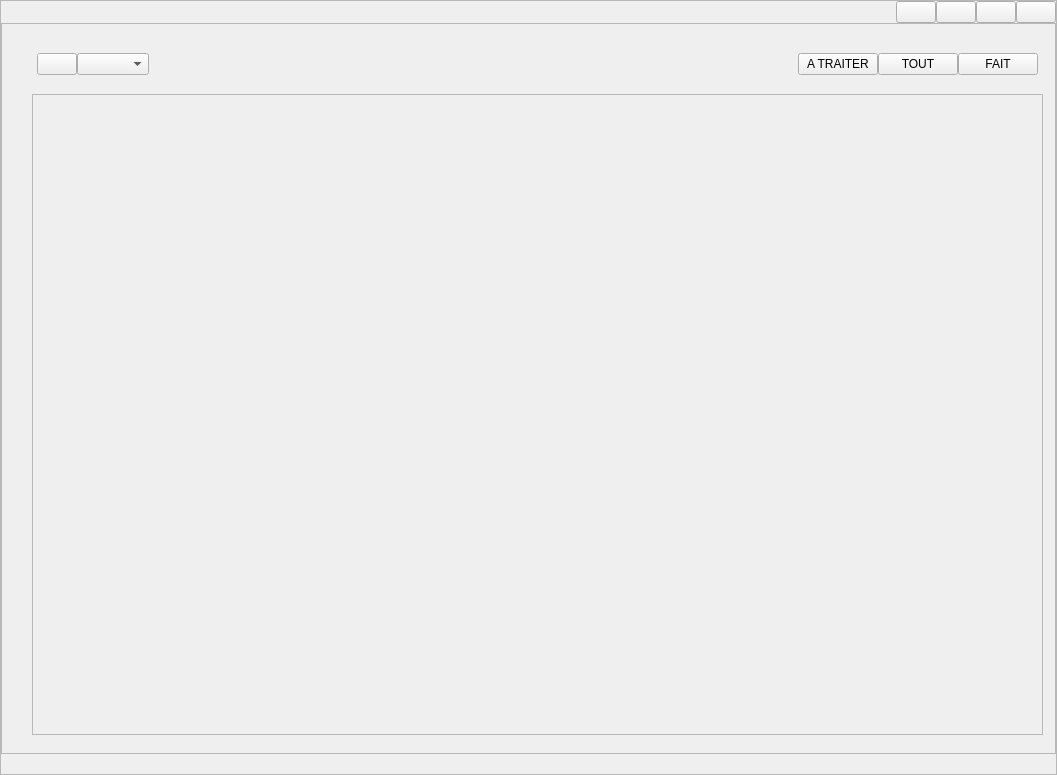
<?xml version="1.0" encoding="UTF-8"?>
<ui version="4.0">
 <class>main</class>
 <widget class="QWidget" name="main">
  <property name="geometry">
   <rect>
    <x>0</x>
    <y>0</y>
    <width>1057</width>
    <height>775</height>
   </rect>
  </property>
  <layout class="QVBoxLayout" name="vlay_main">
   <property name="spacing">
    <number>0</number>
   </property>
   <property name="leftMargin">
    <number>0</number>
   </property>
   <property name="topMargin">
    <number>0</number>
   </property>
   <property name="rightMargin">
    <number>0</number>
   </property>
   <property name="bottomMargin">
    <number>0</number>
   </property>
   <item>
    <widget class="QFrame" name="fr_main">
     <property name="frameShape">
      <enum>QFrame::StyledPanel</enum>
     </property>
     <property name="frameShadow">
      <enum>QFrame::Raised</enum>
     </property>
     <layout class="QVBoxLayout" name="vlay_fr_main">
      <property name="spacing">
       <number>0</number>
      </property>
      <property name="leftMargin">
       <number>0</number>
      </property>
      <property name="topMargin">
       <number>0</number>
      </property>
      <property name="rightMargin">
       <number>0</number>
      </property>
      <property name="bottomMargin">
       <number>0</number>
      </property>
      <item>
       <widget class="QFrame" name="fr_menu_top">
        <layout class="QHBoxLayout" name="hlay_menu_top">
         <property name="spacing">
          <number>0</number>
         </property>
         <property name="leftMargin">
          <number>0</number>
         </property>
         <property name="topMargin">
          <number>0</number>
         </property>
         <property name="rightMargin">
          <number>0</number>
         </property>
         <property name="bottomMargin">
          <number>0</number>
         </property>
         <item>
          <widget class="QLabel" name="lb_mt_ico"/>
         </item>
         <item>
          <widget class="QWidget" name="wg_mt_blank" native="true"/>
         </item>
         <item>
          <spacer name="horizontalSpacer_2">
           <property name="orientation">
            <enum>Qt::Horizontal</enum>
           </property>
           <property name="sizeHint" stdset="0">
            <size>
             <width>40</width>
             <height>20</height>
            </size>
           </property>
          </spacer>
         </item>
         <item>
          <widget class="QLabel" name="lb_mt_nom"/>
         </item>
         <item>
          <spacer name="horizontalSpacer_1">
           <property name="orientation">
            <enum>Qt::Horizontal</enum>
           </property>
           <property name="sizeHint" stdset="0">
            <size>
             <width>40</width>
             <height>20</height>
            </size>
           </property>
          </spacer>
         </item>
         <item>
          <widget class="QPushButton" name="pb_mt_option"/>
         </item>
         <item>
          <widget class="QPushButton" name="pb_mt_reduire"/>
         </item>
         <item>
          <widget class="QPushButton" name="pb_mt_agrandir"/>
         </item>
         <item>
          <widget class="QPushButton" name="pb_mt_quitter"/>
         </item>
        </layout>
       </widget>
      </item>
      <item>
       <widget class="QFrame" name="fr_body">
        <property name="frameShape">
         <enum>QFrame::StyledPanel</enum>
        </property>
        <property name="frameShadow">
         <enum>QFrame::Raised</enum>
        </property>
        <layout class="QVBoxLayout" name="hlay_body">
         <property name="spacing">
          <number>0</number>
         </property>
         <property name="leftMargin">
          <number>0</number>
         </property>
         <property name="topMargin">
          <number>0</number>
         </property>
         <property name="rightMargin">
          <number>0</number>
         </property>
         <property name="bottomMargin">
          <number>0</number>
         </property>
         <item>
          <widget class="QStackedWidget" name="stk_main">
           <property name="currentIndex">
            <number>1</number>
           </property>
           <widget class="QWidget" name="pg_menu">
            <layout class="QGridLayout" name="gridLayout">
             <property name="leftMargin">
              <number>10</number>
             </property>
             <property name="topMargin">
              <number>10</number>
             </property>
             <property name="rightMargin">
              <number>10</number>
             </property>
             <property name="bottomMargin">
              <number>10</number>
             </property>
             <property name="spacing">
              <number>0</number>
             </property>
             <item row="1" column="2">
              <spacer name="horizontalSpacer_3">
               <property name="orientation">
                <enum>Qt::Horizontal</enum>
               </property>
               <property name="sizeHint" stdset="0">
                <size>
                 <width>40</width>
                 <height>20</height>
                </size>
               </property>
              </spacer>
             </item>
             <item row="1" column="0">
              <spacer name="horizontalSpacer">
               <property name="orientation">
                <enum>Qt::Horizontal</enum>
               </property>
               <property name="sizeHint" stdset="0">
                <size>
                 <width>40</width>
                 <height>20</height>
                </size>
               </property>
              </spacer>
             </item>
             <item row="3" column="1">
              <spacer name="verticalSpacer_2">
               <property name="orientation">
                <enum>Qt::Vertical</enum>
               </property>
               <property name="sizeHint" stdset="0">
                <size>
                 <width>20</width>
                 <height>40</height>
                </size>
               </property>
              </spacer>
             </item>
             <item row="1" column="1">
              <widget class="QPushButton" name="pb_menu_exportdlg">
               <property name="text">
                <string>EXPORTS
DLG</string>
               </property>
              </widget>
             </item>
             <item row="0" column="1">
              <spacer name="verticalSpacer">
               <property name="orientation">
                <enum>Qt::Vertical</enum>
               </property>
               <property name="sizeHint" stdset="0">
                <size>
                 <width>20</width>
                 <height>40</height>
                </size>
               </property>
              </spacer>
             </item>
             <item row="2" column="1">
              <layout class="QHBoxLayout" name="horizontalLayout_3">
               <property name="spacing">
                <number>0</number>
               </property>
               <item>
                <widget class="QPushButton" name="pb_menu_rip24">
                 <property name="text">
                  <string>RIP24</string>
                 </property>
                </widget>
               </item>
               <item>
                <widget class="QPushButton" name="pb_menu_rip40">
                 <property name="text">
                  <string>RIP40</string>
                 </property>
                </widget>
               </item>
               <item>
                <widget class="QPushButton" name="pb_menu_rip47">
                 <property name="text">
                  <string>RIP47</string>
                 </property>
                </widget>
               </item>
              </layout>
             </item>
            </layout>
           </widget>
           <widget class="QWidget" name="pg_dlg">
            <widget class="QFrame" name="fr_dlg_body">
             <property name="geometry">
              <rect>
               <x>30</x>
               <y>70</y>
               <width>1011</width>
               <height>641</height>
              </rect>
             </property>
             <property name="frameShape">
              <enum>QFrame::StyledPanel</enum>
             </property>
             <property name="frameShadow">
              <enum>QFrame::Raised</enum>
             </property>
            </widget>
            <widget class="QFrame" name="fr_dlg_top">
             <property name="geometry">
              <rect>
               <x>30</x>
               <y>20</y>
               <width>1011</width>
               <height>41</height>
              </rect>
             </property>
             <layout class="QHBoxLayout" name="horizontalLayout_2">
              <property name="spacing">
               <number>0</number>
              </property>
              <property name="leftMargin">
               <number>5</number>
              </property>
              <property name="topMargin">
               <number>5</number>
              </property>
              <property name="rightMargin">
               <number>5</number>
              </property>
              <property name="bottomMargin">
               <number>5</number>
              </property>
              <item>
               <widget class="QPushButton" name="pb_retour_menu"/>
              </item>
              <item>
               <widget class="QComboBox" name="cb_marche"/>
              </item>
              <item>
               <spacer name="horizontalSpacer_5">
                <property name="orientation">
                 <enum>Qt::Horizontal</enum>
                </property>
                <property name="sizeHint" stdset="0">
                 <size>
                  <width>40</width>
                  <height>20</height>
                 </size>
                </property>
               </spacer>
              </item>
              <item>
               <layout class="QHBoxLayout" name="horizontalLayout">
                <property name="spacing">
                 <number>0</number>
                </property>
                <item>
                 <widget class="QPushButton" name="pb_filtre_atraiter">
                  <property name="text">
                   <string>A TRAITER</string>
                  </property>
                 </widget>
                </item>
                <item>
                 <widget class="QPushButton" name="pb_filtre_tout">
                  <property name="text">
                   <string>TOUT</string>
                  </property>
                 </widget>
                </item>
                <item>
                 <widget class="QPushButton" name="pb_filtre_fait">
                  <property name="text">
                   <string>FAIT</string>
                  </property>
                 </widget>
                </item>
               </layout>
              </item>
             </layout>
            </widget>
           </widget>
          </widget>
         </item>
        </layout>
       </widget>
      </item>
      <item>
       <widget class="QFrame" name="fr_menu_bottom">
        <layout class="QHBoxLayout" name="hlay_menu_bottom">
         <property name="spacing">
          <number>0</number>
         </property>
         <property name="leftMargin">
          <number>0</number>
         </property>
         <property name="topMargin">
          <number>0</number>
         </property>
         <property name="rightMargin">
          <number>0</number>
         </property>
         <property name="bottomMargin">
          <number>0</number>
         </property>
         <item>
          <widget class="QLabel" name="lb_mb_version"/>
         </item>
         <item>
          <spacer name="horizontalSpacer_4">
           <property name="orientation">
            <enum>Qt::Horizontal</enum>
           </property>
           <property name="sizeHint" stdset="0">
            <size>
             <width>40</width>
             <height>20</height>
            </size>
           </property>
          </spacer>
         </item>
        </layout>
       </widget>
      </item>
     </layout>
    </widget>
   </item>
  </layout>
 </widget>
 <resources/>
 <connections/>
</ui>
